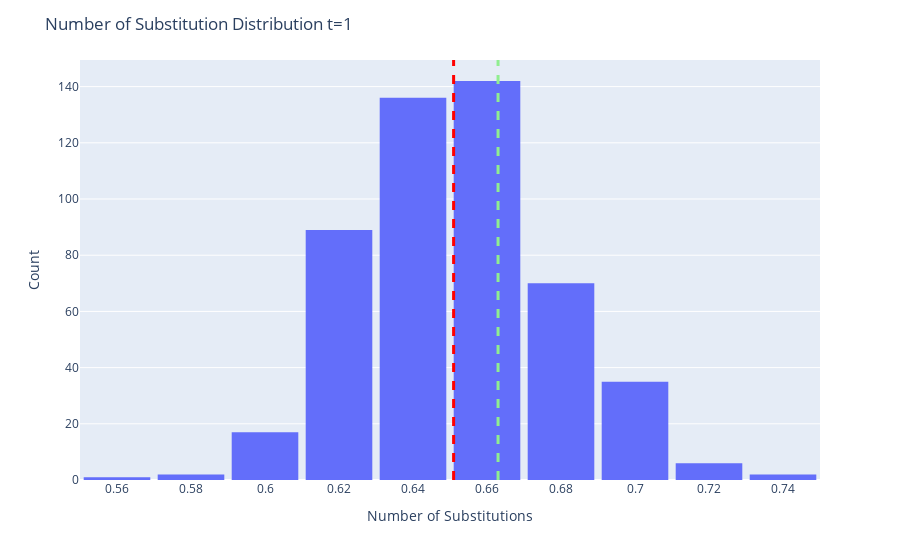

The code cell stored with this chart in its notebook:
### Code cell
import plotly.express as px
import pandas as pd

ns_list_1 = convert_simulated_ns_dict['(1, 500)'][0]

fig4 = px.histogram(x=ns_list_1, nbins=10)

fig4.update_layout(
    title_text='Number of Substitution Distribution t=1',
    xaxis_title_text='Number of Substitutions',
    yaxis_title_text='Count',
    bargap=0.1,
)

# # Add a vertical line for the average
fig4.add_vline(x=convert_simulated_ns_dict['(1, 500)'][1], line_width=3, line_dash="dash", line_color="red")
fig4.add_vline(x=theoretical_ns_list[1], line_width=3, line_dash="dash", line_color="lightgreen")


fig4.show()

### Figure 1 — Plotly figure (JSON) as saved in the notebook; plotly's stock layout.template omitted (floating-point values rounded to 4 significant figures; data arrays with more than 128 entries replaced by an {"elided": "..."} marker saying what was removed)
{"data": [{"alignmentgroup": "True", "bingroup": "x", "hovertemplate": "x=%{x}<br>count=%{y}<extra></extra>", "legendgroup": "", "marker": {"color": "#636efa", "pattern": {"shape": ""}}, "name": "", "nbinsx": 10, "offsetgroup": "", "orientation": "v", "showlegend": false, "type": "histogram", "x": {"elided": "500 float values"}, "xaxis": "x", "yaxis": "y"}], "layout": {"bargap": 0.1, "barmode": "relative", "legend": {"tracegroupgap": 0}, "margin": {"t": 60}, "shapes": [{"line": {"color": "red", "dash": "dash", "width": 3}, "type": "line", "x0": 0.651, "x1": 0.651, "xref": "x", "y0": 0, "y1": 1, "yref": "y domain"}, {"line": {"color": "lightgreen", "dash": "dash", "width": 3}, "type": "line", "x0": 0.663, "x1": 0.663, "xref": "x", "y0": 0, "y1": 1, "yref": "y domain"}], "title": {"text": "Number of Substitution Distribution t=1"}, "xaxis": {"anchor": "y", "domain": [0, 1], "title": {"text": "Number of Substitutions"}}, "yaxis": {"anchor": "x", "domain": [0, 1], "title": {"text": "Count"}}}}
